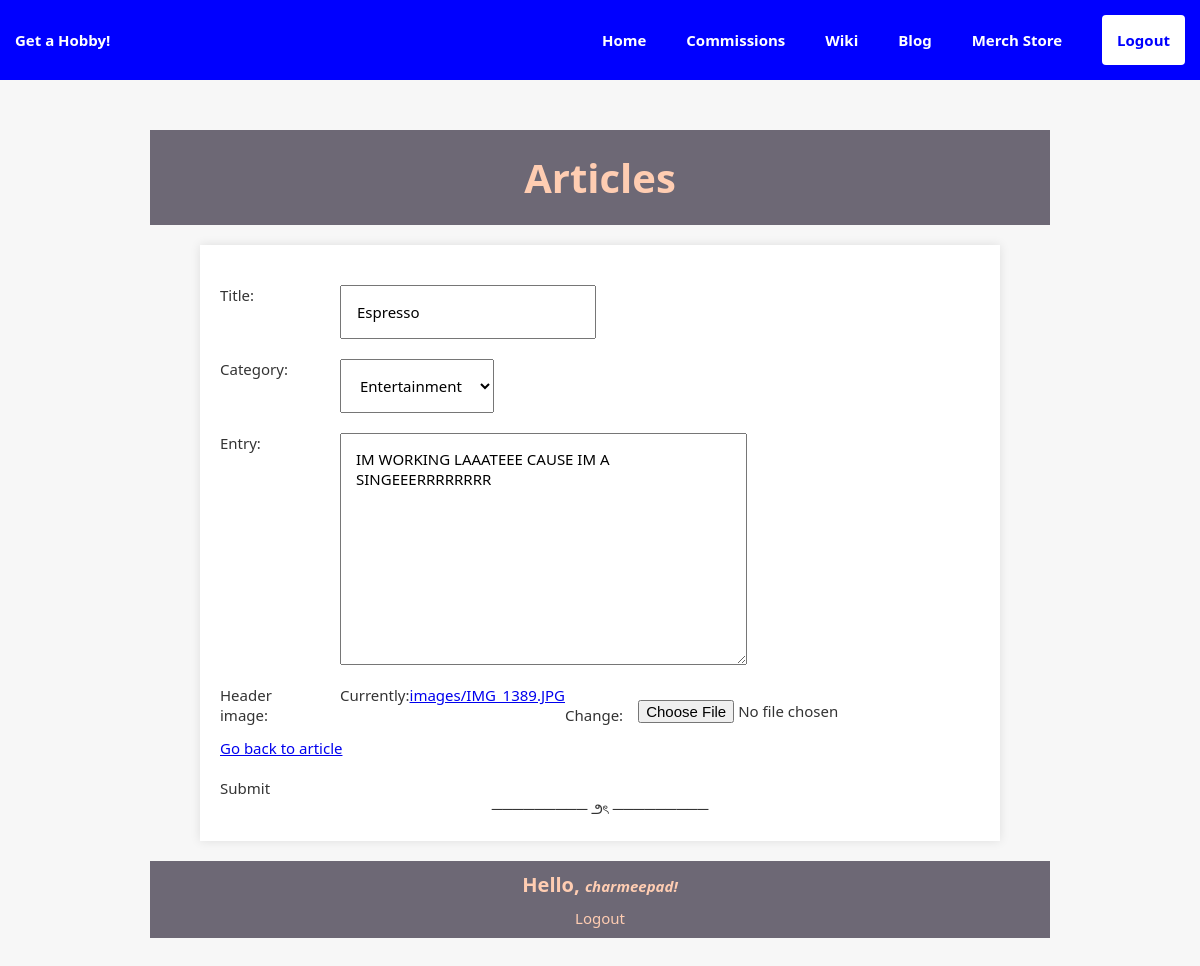
The app's page /blog/article/2/edit (signed in) with its own data.
### blog/models.py (models this page shows, shortened)
class Article(models.Model):
    title = models.CharField(max_length=255)
    author = models.ForeignKey(
        Profile,
        on_delete=models.SET_NULL,
        null=True,
    )
    category = models.ForeignKey(
        ArticleCategory,
        on_delete=models.SET_NULL,
        related_name='category',
        null=True,
    )
    entry = models.TextField(null=True)
    header_image = models.ImageField(upload_to='images/', null=True)
    created_on = models.DateTimeField(auto_created=True)
    updated_on = models.DateTimeField(auto_now=True)
    class Meta:
        ordering = ['-created_on']

### blog/views.py (the view, shortened to what this page needs)
# urls.py: path('article/<int:pk>/edit', ArticleUpdateView.as_view(), name='article_update')
class ArticleUpdateView(LoginRequiredMixin, UpdateView):
    model = Article
    fields = ['title', 'category', 'entry', 'header_image']
    template_name = 'blog/article_update.html'

### blog/models.py (called while the page is built)
    def __str__(self):
        return self.name

### templates/blog/article_update.html (shortened to what this page needs)
{% extends 'blog/base.html' %}
{% block entry %}
    {% if request.user.is_authenticated %}
        <form method="post" enctype="multipart/form-data">
            {{ form.as_p }}
            <a href="{% url 'blog:article_details' pk=article.pk %}">Go back to article</a>
            <p><button type="submit">Submit</button></p>
        </form>
    {% endif %}
{% endblock %}

### templates/blog/base.html (shortened to what this page needs)
{% extends 'base.html' %}
{% block content %}
<html lang="en">
    <head>
    </head>
    <body>
        <header>
            <h1>Articles</h1>
        </header>
        <main>
            {% block entry %}
            {% endblock %}
            <center>───────── ౨ৎ ─────────</center>
        </main>
        <footer>
            {% if request.user.is_authenticated %}
            <h3>Hello, <i>{{ request.user.username }}!</i></h3>
            <form action="{% url 'logout' %}" method="POST">
                <button type="submit">Logout</button>
            </form>
            {% else %}
            <p><a href="{% url 'login' %}">Login</a></p>
            {% endif %}
        </footer>
    </body>
</html>
{% endblock %}

### static/css/style.css (style rules this page uses)
* { margin: 0px; padding: 0px; font-size: 15px; box-sizing: border-box; font-family: system-ui, -apple-system, BlinkMacSystemFont, 'Segoe UI', Roboto, Oxygen, Ubuntu, Cantarell, 'Open Sans', 'Helvetica Neue', sans-serif; }
button { background: none; color: inherit; border: none; padding: 0; font: inherit; cursor: pointer; outline: inherit; }
body { width: 100%; margin: auto; }
h1 { font-size: 40px; }
h3 { font-size: 20px; margin-bottom: 10px; }
form { margin-top: 0px; }
form p { margin-top: 20px; display: flex; flex-direction: row; align-items: flex-start; width: 100%; }
form label { width: 100px; max-width: 100px; margin-right: 20px; }
input, textarea, select { padding: 15px; width: auto; }

### templates/blog/base.html (style rules this page uses)
body { font-family: Courier, sans-serif; background-color: #f7f7f7; color: #333; margin: 0; padding: 0; }
header { background-color: #6d6875; color: #FFCDB2; padding: 20px; text-align: center; }
main { max-width: 800px; margin: 20px auto; padding: 20px; background-color: #fff; box-shadow: 0 0 10px rgba(0, 0, 0, 0.1); }
footer { background-color: #6d6875; color: #FFCDB2; padding: 10px 20px; text-align: center; position: relative; bottom: 0; width: 100%; }

### records on screen
Article: title "Espresso", category "Entertainment", entry "IM WORKING LAAATEEE CAUSE IM A SINGEEERRRRRRRR"

### other values on screen
{{ request.user.username }} "charmeepad"
